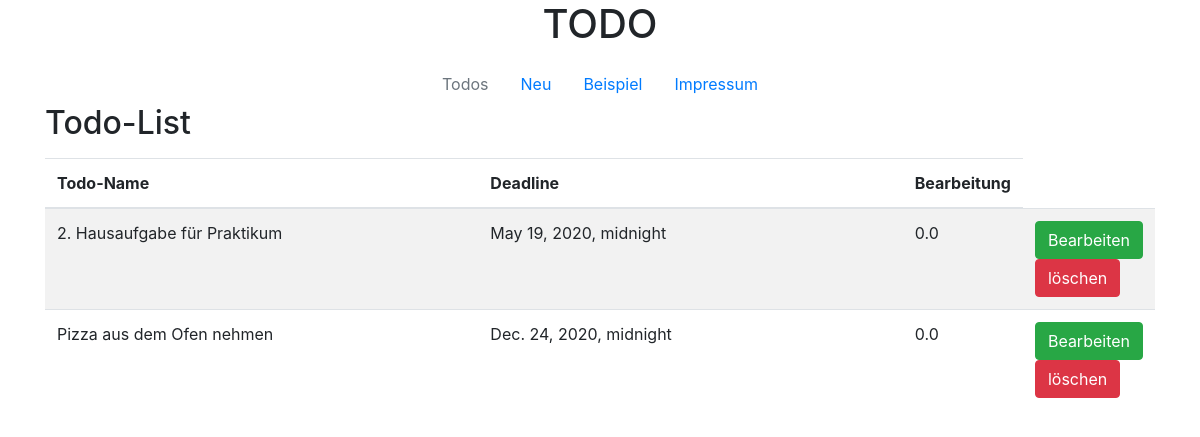
Page /tasks/ on the earlier database version.
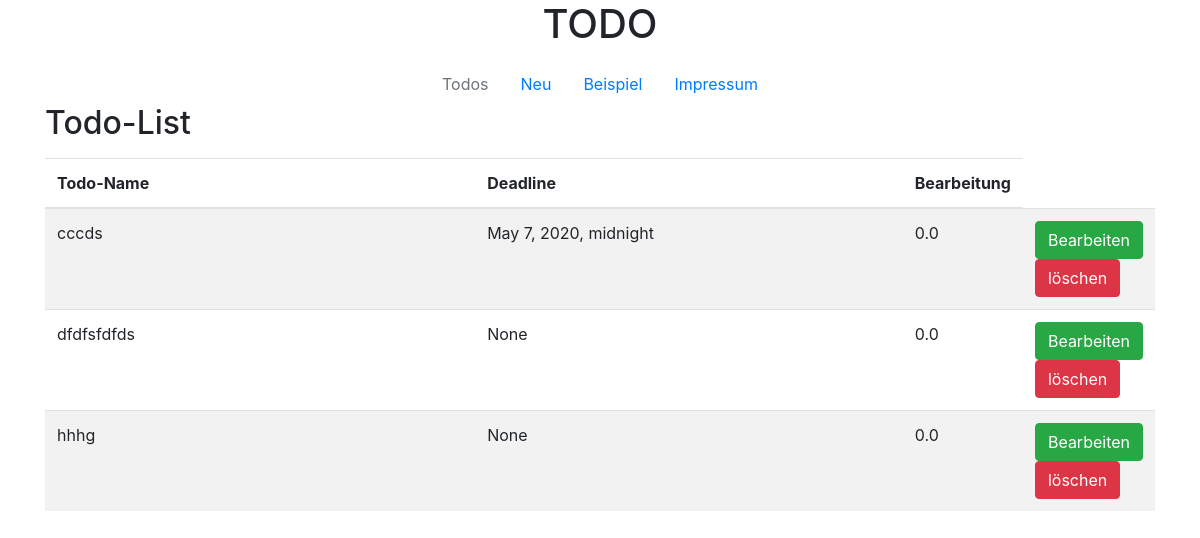
Same page on the later database version.
### tasks/models.py (models this page shows)
class Todo(models.Model):
    description = models.CharField(max_length=160)
    deadline = models.DateTimeField('deadline')
    done = models.FloatField(default=0.0)

### tasks/views.py (the view)
# urls.py: path('', views.index, name='index'),
def index(request):
    latest_todo_list = Todo.objects.order_by('id')[:20]
    context = {'latest_todo_list': latest_todo_list}
    return render(request, 'tasks/index.html', context)

### tasks/templates/tasks/index.html (shortened to what this page needs)
<!doctype html>
<html lang="de">
  <head>
    <link rel="stylesheet" href="https://stackpath.bootstrapcdn.com/bootstrap/4.4.1/css/bootstrap.min.css">
  </head>
  <body>
	<div class="container text-center">
    	<h1>TODO</h1>
	</div>
    <div class="container">
        {% block nav %}
        <ul class="nav justify-content-center">
            <li class="nav-item">
                <a class="nav-link disabled" href="#">Todos</a>
            </li>
            <li class="nav-item">
                {% block nav-todo %}<a class="nav-link" href="{% url 'newtodo' %}">Neu</a>{% endblock %}
            </li>
            <li class="nav-item">
                <a class="nav-link" href="{% url 'beispiel'%}">Beispiel</a>
            </li>
            <li class="nav-item">
                <a class="nav-link " href="{% url 'impressum' %}">Impressum</a>
            </li>
        </ul>
        {% endblock %}
    </div>
    <div class="container">
        <h2>Todo-List</h2>
        <table class="table table-striped table-responsive">
            <thead>
            <tr>
                <th class="col-sm-6">Todo-Name</th>
                <th class="col-sm-6">Deadline</th>
                <th class="col-sm-6">Bearbeitung</th>
            </tr>
            </thead>
            <tbody>
            {% for todo in latest_todo_list %}
                <tr>
                <td>{{todo.description}}</td>
                <td>{{todo.deadline}}</td>
                <td>{{todo.done}}</td>
                <td>
                    <form action="{% url 'bearbeiten' todo.id %}" method="post">
                        <button type=submit class="btn btn-success">Bearbeiten</button>
                    </form>
                    <form action="{% url 'loeschen' %}" method="post">
                        <input type=submit name={{todo.id}} class="btn btn-danger" value=löschen>
                    </form>
                </td>
            </tr>
            {% endfor %}
            </tbody>
        </table>
    </div>
  </body>
</html>

Differences in the rows shown:
removed Todo: description "2. Hausaufgabe für Praktikum", deadline "May 19, 2020, midnight", done "0.0"
removed Todo: description "Pizza aus dem Ofen nehmen", deadline "Dec. 24, 2020, midnight", done "0.0"
added Todo: description "cccds", deadline "May 7, 2020, midnight", done "0.0"
added Todo: description "dfdfsfdfds", deadline "None", done "0.0"
added Todo: description "hhhg", deadline "None", done "0.0"
